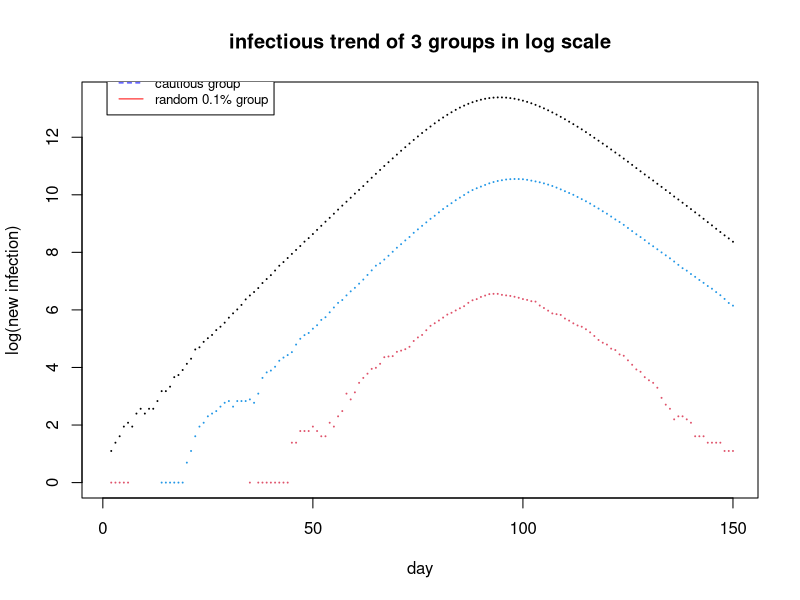

Recreate this plot in R. (Note: a time limit stopped this script after it produced the figure.)
##                Group 3               ##
## Muxing Wang (s2201749)               ##
## Karla Itzel Vega Ortega (s2126801)   ##
## Nutsa Tokhadze (s1778736)            ##
##########################################
## Address of github repo:.....
                                                          
                                                          ## Covid and the hazards of opportunistic sampling

## Our main task is to show what the daily infection trajectories look like for the population with the lowest individual transmission probabilities, and how
## they compare to the infection trajectories for the whole population. 
## For that purpose we split the population by 4 categories 1) Susceptible 2) Exposed 3) Infective and 4) Recovered. 
## (1) Start the epidemic by setting 10 randomly chosen people to the Exposed state. Simulated for 100 model days, recorded the number of new infections each day. 
## (2) Record the number of new infections among the 10% of the population with the lowest transmission rates. 
## (3) Record the number of new infections in a random sample of 0.1% of the population.
## (4) Produce a plot showing how the daily infection trajectories compare between the whole population, the ‘cautious 10%’ and the 0.1% random sample.
## (5) Finally write code to visualize the variability in the results from simulation to simulation, by running 10 replicate simulations, and plotting these.

   ## Step(1) Started the epidemic by setting 10 randomly chosen people to the Exposed state. Simulated for 100 days, recorded the number of new infections each day.
## Defined Stochastic Simulation Model function 
## inputs are the parameters and the output is the number of people in each state each day.
simulation<-function(n = 5.5e6, ne = 10, nt = 150, gamma = 1/3, delta = 1/5, lambda = 0.4/n){ 
  ## states: 0 -> S(Susceptible); 1 -> E(Exposed); 
  ##         2 -> I(Infective);   3 -> R(Recovery) 
  ## n = population size; ne =initial exposed; nt = number of days; 
  ## gamma=daily prob E->I, delta=daily prob I->R lambda=Overall viral infectivity parameter.
  
  x <- rep(0,n) ## initialize to susceptible state
  
  beta <- rlnorm(n,0,0.5); beta <- beta/mean(beta) ## generates contact rate with other people
  cautious_group = which(beta <= quantile(beta, 0.1)) ## 10% of the most cautious group
  random_group = sample(1:n, n/1000) ## 
  initial_exposure = sample(1:n, ne) ## start with the sample 10 people in E state
  x[initial_exposure] = 1
  I1 <- I2 <- I3 <- rep(0, nt) ## set up storage for number of infective people for 3 groups
  for (i in 2:nt){
    u <- runif(n) ## uniform random deviates
    exposed_prob = lambda * beta * sum(beta[x==2]) ## Set probability of uninfected person of being infected and entering (E) state
    x[x==2 & u<delta] <- 3 ## I -> R with prob delta
    x[x==1 & u<gamma] <- 2 ## E -> I with prob gamma
    x[x==0 & u<exposed_prob] <- 1 ## S -> E with prob 'exposed_prob'

    ## record the number of new infections each day for 3 groups
    I1[i] <- sum(x==2); 
    I2[i] <- sum(x[cautious_group]==2);
    I3[i] <- sum(x[random_group]==2);
  }
  list(I1=I1,I2=I2,I3=I3,beta=beta)
}

## Step (2) Recorded the number of new infections among the 10% of the population with the lowest transmission rates

   ## I think we should do this step somewhere in the end.

a = Sys.time()
epi <- simulation() ## run simulation
b= Sys.time()
print(b-a)
plot(log(epi$I1),ylim=c(0,log(max(epi$I1))),xlab="day",ylab="log(new infection)",cex=0.1, main = "infectious trend of 3 groups in log scale") ## S black
points(log(epi$I2),col=4,cex=0.1);points(log(epi$I3),col=2,cex=0.1)  ## E (blue) and I (red);
legend(1, 15, legend=c("whole population", "cautious group", "random 0.1% group"),
       col=c("black", "blue","red"), lty=1:2, cex=0.8)



epi10=list()
for (i in 1:10){
  epi10[[length(epi10)+1]] <- simulation()
}

xlim = 150
## plot for whole pop
plot(log(epi10[[1]]$I1),ylim=c(0,log(max(epi10[[1]]$I1))),xlab="day",ylab="log(new infection)",cex=0.1, main = "whole population",type="l")
for (i in 2:10) {
  lines(1:xlim,log(epi10[[i]]$I1), col = rainbow(10)[i])
}

## for cautious 
plot(log(epi10[[1]]$I2),ylim=c(0,log(max(epi10[[1]]$I2))),xlab="day",ylab="log(new infection)",cex=0.1, main = "cautious group",type="l")
for (i in 2:10) {
  
  lines(1:xlim,log(epi10[[i]]$I2), col = rainbow(10)[i])
  
}


## for 0.1% 
plot(log(epi10[[1]]$I3),ylim=c(0,log(max(epi10[[1]]$I3))),xlab="day",ylab="log(new infection)",cex=0.1, main = "0.1% group",type="l")
for (i in 2:10) {
  lines(1:xlim,log(epi10[[i]]$I3), col = rainbow(10)[i])
}
